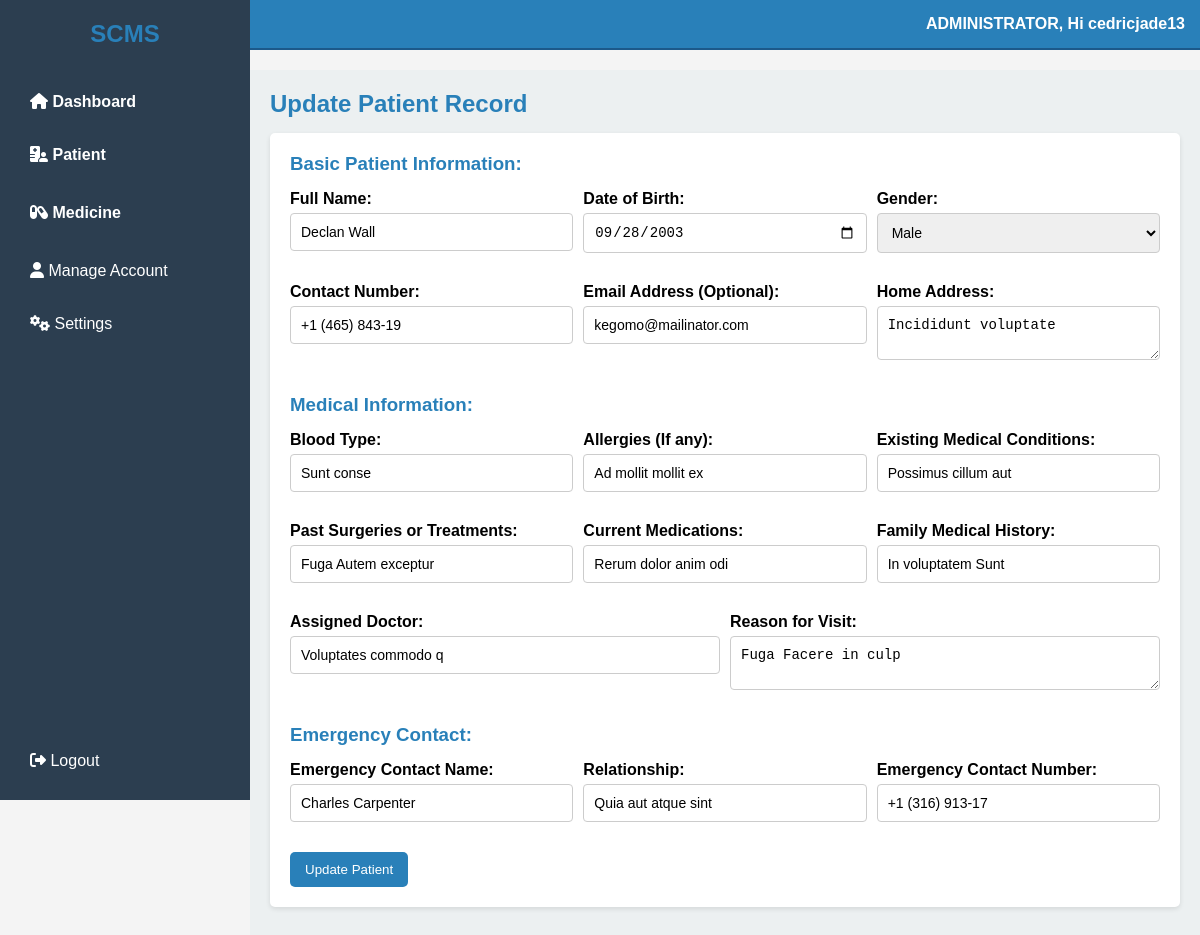
/admin/update_records.php?id=1 (signed in), run on an earlier commit of the app's database.
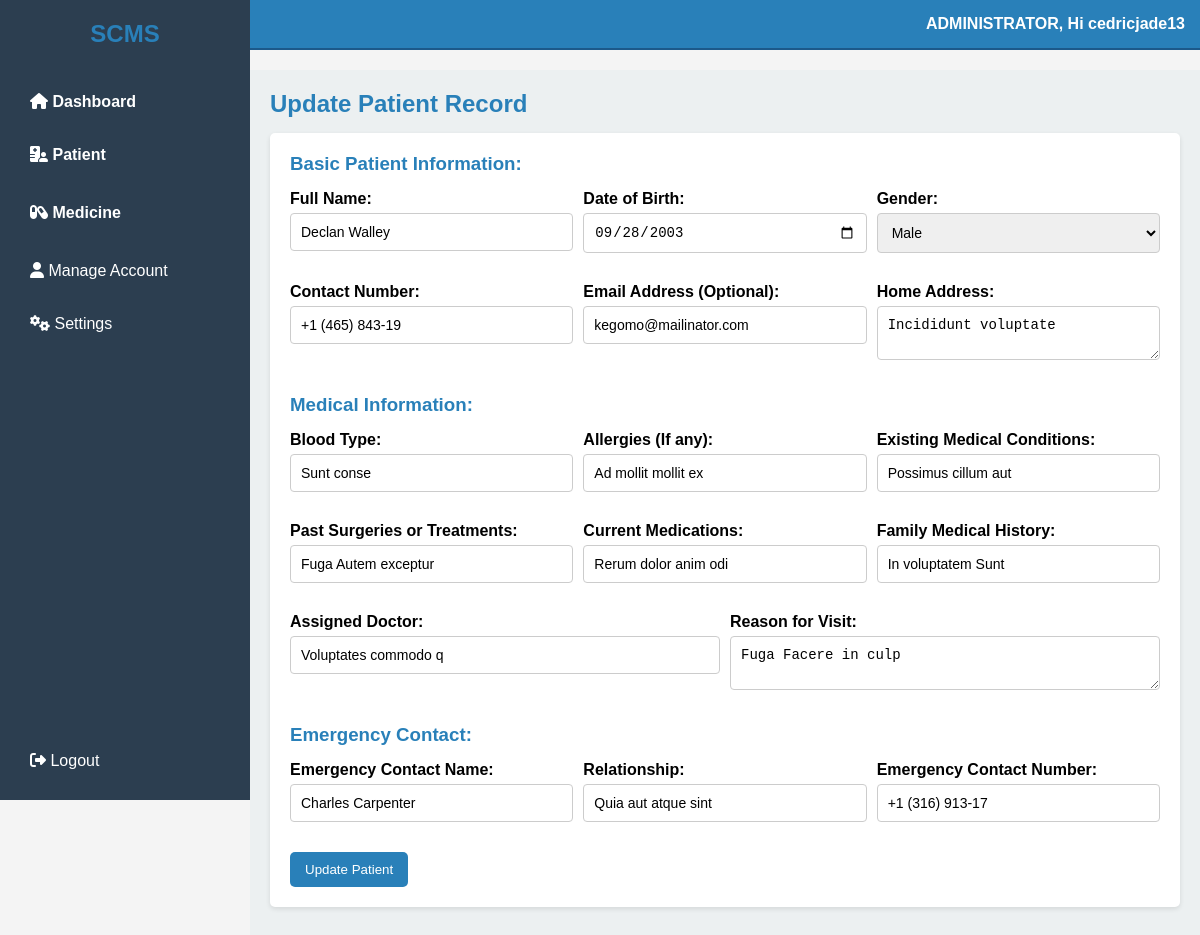
And on a later commit of the database.
### tables this page shows
CREATE TABLE `patients` (
  `id` int(20) NOT NULL,
  `full_name` varchar(100) NOT NULL,
  `dob` date NOT NULL,
  `gender` enum('Male','Female','Other') NOT NULL,
  `contact_number` varchar(15) NOT NULL,
  `email` varchar(100) NOT NULL,
  `address` text NOT NULL,
  `blood_type` varchar(10) NOT NULL,
  `allergies` varchar(100) NOT NULL,
  `conditions` varchar(100) NOT NULL,
  `surgeries` varchar(100) NOT NULL,
  `medications` varchar(100) NOT NULL,
  `family_history` varchar(100) NOT NULL,
  `assigned_doctor` varchar(100) NOT NULL,
  `reason_for_visit` text NOT NULL,
  `emergency_contact_name` varchar(100) NOT NULL,
  `relationship` varchar(100) NOT NULL,
  `emergency_contact_number` varchar(15) NOT NULL,
  `created_at` timestamp NOT NULL DEFAULT current_timestamp() ON UPDATE current_timestamp()
);

### admin/update_records.php (the view, shortened to what the changed rows need)
<?php
include('../database/config.php');
$patient = null;
if (isset($_GET['id'])) {
    $id = $_GET['id'];
    $sql = "SELECT * FROM patients WHERE id = ?";
    $stmt = $conn->prepare($sql);
    $stmt->bind_param("i", $id);
    $stmt->execute();
    $result = $stmt->get_result();
    if ($result->num_rows > 0) {
        $patient = $result->fetch_assoc();
    } else {
        echo "No patient found.";
        exit();
    }
} else {
    echo "No ID provided.";
    exit();
}
?>
<!DOCTYPE html>
<html lang="en">
<head>
    <link rel="stylesheet" href="styles.css">
    <link rel="stylesheet" href="https://cdnjs.cloudflare.com/ajax/libs/font-awesome/6.7.2/css/all.min.css" />
</head>
<body>
    <div class="container">
        <aside class="sidebar">
            <h2>SCMS</h2>
        </aside>
        <main class="main-content">
            <h2>Update Patient Record</h2>
            <form method="POST" action="update_records.php?id=<?php echo $id; ?>">
                <div class="form-group">
                    <div>
                        <label for="full_name">Full Name:</label>
                        <input type="text" id="full_name" name="full_name" value="<?php echo htmlspecialchars($patient['full_name']); ?>" required>
                    </div>
                    <div>
                        <label for="dob">Date of Birth:</label>
                        <input type="date" id="dob" name="dob" value="<?php echo htmlspecialchars($patient['dob']); ?>" required>
                    </div>
                </div>
                <div class="form-group">
                    <div>
                        <label for="contact_number">Contact Number:</label>
                        <input type="tel" id="contact_number" name="contact_number" value="<?php echo htmlspecialchars($patient['contact_number']); ?>" required>
                    </div>
                    <div>
                        <label for="email">Email Address (Optional):</label>
                        <input type="email" id="email" name="email" value="<?php echo htmlspecialchars($patient['email']); ?>">
                    </div>
                    <div>
                        <label for="address">Home Address:</label>
                        <textarea id="address" name="address" required><?php echo htmlspecialchars($patient['address']); ?></textarea>
                    </div>
                </div>
                <div class="form-group">
                    <div>
                        <label for="blood_type">Blood Type:</label>
                        <input type="text" id="blood_type" name="blood_type" value="<?php echo htmlspecialchars($patient['blood_type']); ?>" required>
                    </div>
                    <div>
                        <label for="allergies">Allergies (If any):</label>
                        <input type="text" id="allergies" name="allergies" value="<?php echo htmlspecialchars($patient['allergies']); ?>">
                    </div>
                    <div>
                        <label for="conditions">Existing Medical Conditions:</label>
                        <input type="text" id="conditions" name="conditions" value="<?php echo htmlspecialchars($patient['conditions']); ?>">
                    </div>
                </div>
                <div class="form-group">
                    <div>
                        <label for="surgeries">Past Surgeries or Treatments:</label>
                        <input type="text" id="surgeries" name="surgeries" value="<?php echo htmlspecialchars($patient['surgeries']); ?>">
                    </div>
                    <div>
                        <label for="medications">Current Medications:</label>
                        <input type="text" id="medications" name="medications" value="<?php echo htmlspecialchars($patient['medications']); ?>">
                    </div>
                    <div>
                        <label for="family_history">Family Medical History:</label>
                        <input type="text" id="family_history" name="family_history" value="<?php echo htmlspecialchars($patient['family_history']); ?>">
                    </div>
                </div>
                <div class="form-group">
                    <div>
                        <label for="assigned_doctor">Assigned Doctor:</label>
                        <input type="text" id="assigned_doctor" name="assigned_doctor" value="<?php echo htmlspecialchars($patient['assigned_doctor']); ?>">
                    </div>
                    <div>
                        <label for="reason_for_visit">Reason for Visit:</label>
                        <textarea id="reason_for_visit" name="reason_for_visit" required><?php echo htmlspecialchars($patient['reason_for_visit']); ?></textarea>
                    </div>
                </div>
                <div class="form-group">
                    <div>
                        <label for="emergency_contact_name">Emergency Contact Name:</label>
                        <input type="text" id="emergency_contact_name" name="emergency_contact_name" value="<?php echo htmlspecialchars($patient['emergency_contact_name']); ?>" required>
                    </div>
                    <div>
                        <label for="relationship">Relationship:</label>
                        <input type="text" id="relationship" name="relationship" value="<?php echo htmlspecialchars($patient['relationship']); ?>" required>
                    </div>
                    <div>
                        <label for="emergency_contact_number">Emergency Contact Number:</label>
                        <input type="tel" id="emergency_contact_number" name="emergency_contact_number" value="<?php echo htmlspecialchars($patient['emergency_contact_number']); ?>" required>
                    </div>
                </div>
            </form>
        </main>
    </div>
</body>
</html>

What changed in the data, as far as the page shows it:
changed patients "kegomo@mailinator.com": full_name "Declan Wall" → "Declan Walley"
